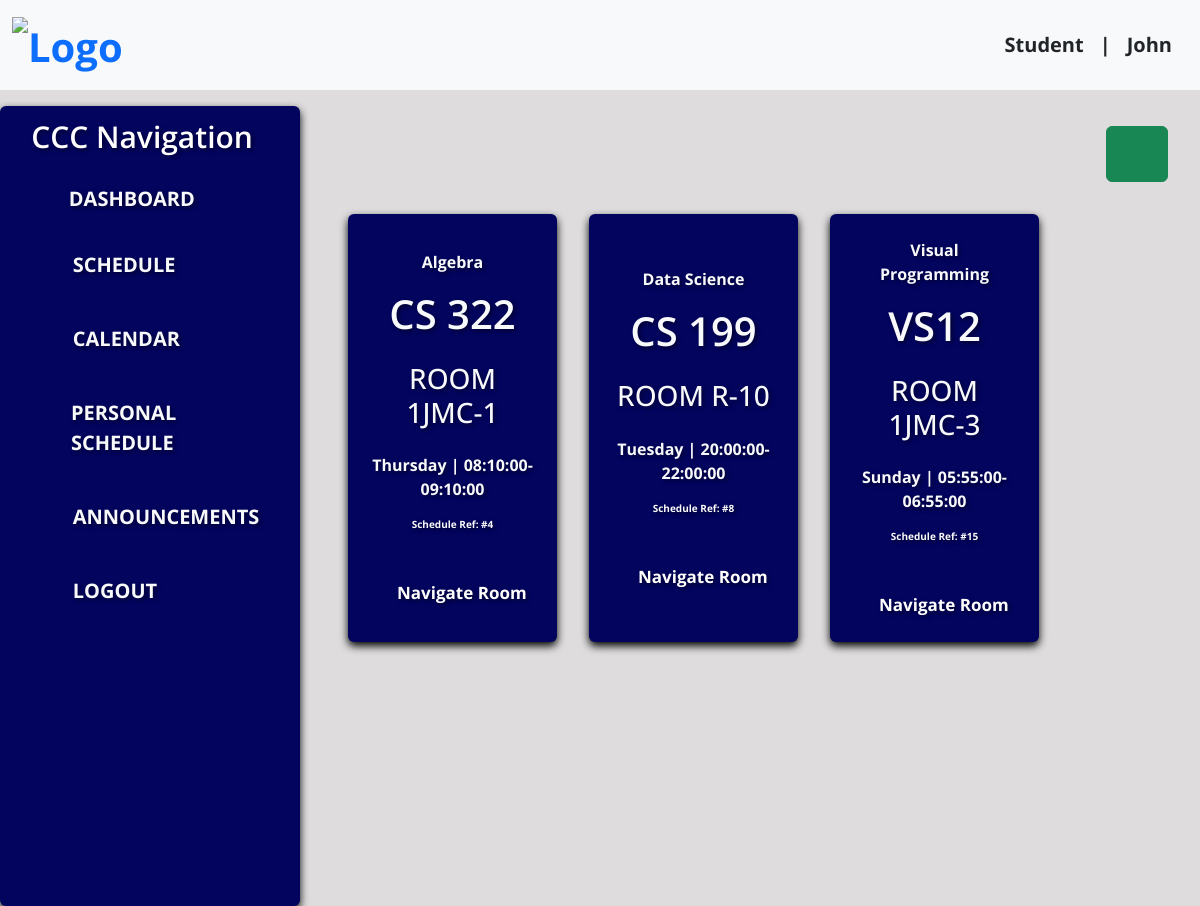
The app's page /schedule.php (signed in) with its own data.
### tables this page shows
CREATE TABLE `schedule` (
  `schedule_id` int(11) NOT NULL AUTO_INCREMENT,
  `user_id` int(11) DEFAULT NULL,
  `subject_name` varchar(255) DEFAULT NULL,
  `subject_code` varchar(20) DEFAULT NULL,
  `building` varchar(100) DEFAULT NULL,
  `room_number` int(11) DEFAULT NULL,
  `class_start` time DEFAULT NULL,
  `class_end` time DEFAULT NULL,
  `day` varchar(20) DEFAULT NULL,
  `section` varchar(255) DEFAULT NULL,
  `admin_id` int(11) DEFAULT NULL,
  PRIMARY KEY (`schedule_id`),
  KEY `user_id` (`user_id`),
  KEY `fk_schedule_admin_id` (`admin_id`),
  CONSTRAINT `fk_schedule_admin_id` FOREIGN KEY (`admin_id`) REFERENCES `admin` (`admin_id`),
  CONSTRAINT `schedule_ibfk_1` FOREIGN KEY (`user_id`) REFERENCES `users` (`user_id`)
);

### schedule.php (the view, shortened to what this page needs)
<?php
$username = $_SESSION['username'];
$section = $_SESSION['section'];
include_once 'dbcon.php';
if (isset($_GET['day']) && $_GET['day'] != 'ALL') {
  $selected_day = $_GET['day'];
  $sql = "SELECT * FROM schedule WHERE day = '$selected_day'";
} else {
  $sql = "SELECT * FROM schedule WHERE section = '$section'";
}
$result = mysqli_query($conn, $sql);
?>
<!DOCTYPE html>
<html lang="en">
<head>
  <link href="bootstrap-5.3.3-dist/css/bootstrap.min.css" rel="stylesheet" />
</head>
<body style="background: #dedcdc">
  <nav class="navbar navbar-expand-lg navbar-dark bg-light text-primary position-sticky">
    <div class="container-fluid">
      <div class="d-flex align-items-center">
        <a href="homepage.php" class="navbar-brand text-primary fw-bold" style="font-size: 40px; margin-right: 20px"><img src="img/cnav-logo.png" alt="Logo" class="header-logo" style="width: 200px; height: 80px; margin-right: 20px" /></a>
      </div>
      <div class="collapse navbar-collapse justify-content-end fw-bold" id="navbarSupportedContent">
        <div class="d-flex align-items-center">
          <a href="#" class="navbar-brand text-dark">Student</a>
          <span class="navbar-brand text-dark">|</span>
          <span class="navbar-brand text-dark me-3"><?php echo htmlspecialchars($username); ?></span>
        </div>
      </div>
    </div>
  </nav>
  <div class="container-fluid mt-3">
    <div class="row">
      <div class="col-lg-3 col-md-9 mb-lg-0 mb-4 px-lg-0">
        <nav class="sidemenu navbar navbar-expand-lg rounded">
          <div class="customs container-fluid flex-lg-column align-items-stretch">
            <h4 class="navbar-brand text-center text-white mb-2" style="font-weight: 600; font-size: 30px">CCC Navigation</h4>
            <div class="collapse flex-column navbar-collapse align-items-start" id="sidemenu">
              <a href="homepage.php" type="button" style="font-size: 20px" class="sidebar-link text-decoration-none fw-bold text-light p-3 align-items-center active d-flex">
                <box-icon name="home-alt" type="solid" color="#ffffff" size="sm"></box-icon>
                <span class="side-text ms-3">DASHBOARD</span>
              </a>
              <div class="p-1 mb-1 rounded text-white">
                <a href="schedule.php" type="button" style="font-size: 20px" class="sidebar-link text-decoration-none fw-bold text-light p-3 align-items-center active d-flex">
                  <box-icon name="edit" type="solid" color="#ffffff" size="sm"></box-icon>
                  <span class="side-text ms-3">SCHEDULE</span>
                </a>
              </div>
              <div class="p-1 mb-1 rounded text-white">
                <a href="calendar.php" type="button" style="font-size: 20px" class="sidebar-link text-decoration-none fw-bold text-light p-3 align-items-center active d-flex">
                  <box-icon name="calendar" type="solid" color="#ffffff" size="sm"></box-icon>
                  <span class="side-text ms-3">CALENDAR</span>
                </a>
              </div>
              <div class="p-1 mb-1 rounded text-white">
                <a href="personal_schedule.php" type="button" style="font-size: 20px" class="sidebar-link text-decoration-none fw-bold text-light p-3 align-items-center active d-flex">
                  <box-icon name="current-location" type="solid" color="#ffffff" size="sm"></box-icon>
                  <span class="side-text ms-3">PERSONAL SCHEDULE</span>
                </a>
              </div>
              <div class="p-1 mb-1 rounded text-white">
                <a href="announcement.php" type="button" style="font-size: 20px" class="sidebar-link text-decoration-none fw-bold text-light p-3 align-items-center active d-flex">
                  <box-icon name="megaphone" type="solid" color="#ffffff" size="sm"></box-icon>
                  <span class="side-text ms-3">ANNOUNCEMENTS</span>
                </a>
              </div>
              <div class="p-1 mb-1 rounded text-white">
                <a href="logout.php" type="button" style="font-size: 20px;" class="sidebar-link text-decoration-none fw-bold text-light p-3 align-items-center active d-flex">
                  <box-icon name="exit" type="solid" color="#ffffff" size="sm"></box-icon>
                  <span class="side-text ms-3">LOGOUT</span>
                </a>
              </div>
            </div>
          </div>
        </nav>
      </div>
      <div class="col-lg-9 main-content">
        <div class="container-fluid">
          <div class="d-flex justify-content-end mb-3">
            <button type="button" class="btn btn-success me-2" data-bs-toggle="modal" data-bs-target="#searchDay">
              <box-icon name="search-alt-2" size="md"></box-icon>
            </button>
          </div>
          <div class="row m-2 text-light fw-bold scrollable-dashboard">
            <?php
            while ($row = mysqli_fetch_assoc($result)) {
            ?>
              <div class="col-md-3 m-3 sidebar p-4 d-flex align-items-center justify-content-center rounded">
                <div class="align-items-center">
                  <p style="text-align: center;"><?php echo $row['subject_name']; ?></p>
                  <h1 style="text-align: center; font-weight: 600"><?php echo $row['subject_code']; ?></h1>
                  <h3 class="mt-4" style="text-align: center">ROOM <?php echo $row['building']; ?>-<?php echo $row['room_number']; ?></h3>
                  <p style="text-align: center;" class="mt-4"><?php echo $row['day']; ?> | <?php echo $row['class_start']; ?>-<?php echo $row['class_end']; ?></p>
                  <p style="text-align: center; font-size: 10px" class="mb-5">Schedule Ref: #<?php echo $row['schedule_id']; ?></p>
                  <a class="locate-link" type="button" data-bs-toggle="modal" data-bs-target="#<?php echo $row['building']; ?>" data-room-number="<?php echo $row['room_number']; ?>" data-room-building="<?php echo $row['building']; ?>" style="text-decoration: none; color: white; font-size: 17px; text-align: center; margin-left: 25px;">Navigate Room</a>
                </div>
              </div>
            <?php
            }
            ?>
          </div>
        </div>
      </div>
    </div>
  </div>
</body>
</html>

### schedule.php (style rules this page uses)
* { font-family: "Open Sans", sans-serif; }
.navbar-brand, .nav-link { font-size: 20px; }
.sidemenu { text-decoration: none; font-size: 30px; color: white; font-weight: 700; position: sticky; top: 0; height: 100vh; overflow-y: auto; background-color: #03045e; box-shadow: 0 4px 8px rgba(0, 0, 0, 1); text-shadow: 2px 2px 4px rgba(0, 0, 0, 0.5); padding: 30px; }
.customs { height: 100%; }
#sidemenu { padding-left: 0; }
.sidebar { background-color: #03045e; box-shadow: 0 4px 8px rgba(0, 0, 0, 1); text-shadow: 2px 2px 4px rgba(0, 0, 0, 0.5); padding: 30px; }
.main-content { padding: 20px; }
.sidebar-link { justify-content: flex-start; }
.scrollable-dashboard { max-height: 600px; overflow-y: auto; }
img { width: 100%; }

### records on screen
schedule: subject_name "Algebra", subject_code "CS 322", building "1JMC", room_number "1", day "Thursday", class_start "08:10:00", class_end "09:10:00", schedule_id "4"
schedule: subject_name "Data Science", subject_code "CS 199", building "R", room_number "10", day "Tuesday", class_start "20:00:00", class_end "22:00:00", schedule_id "8"
schedule: subject_name "Visual Programming", subject_code "VS12", building "1JMC", room_number "3", day "Sunday", class_start "05:55:00", class_end "06:55:00", schedule_id "15"

### other values on screen
$username "John"
